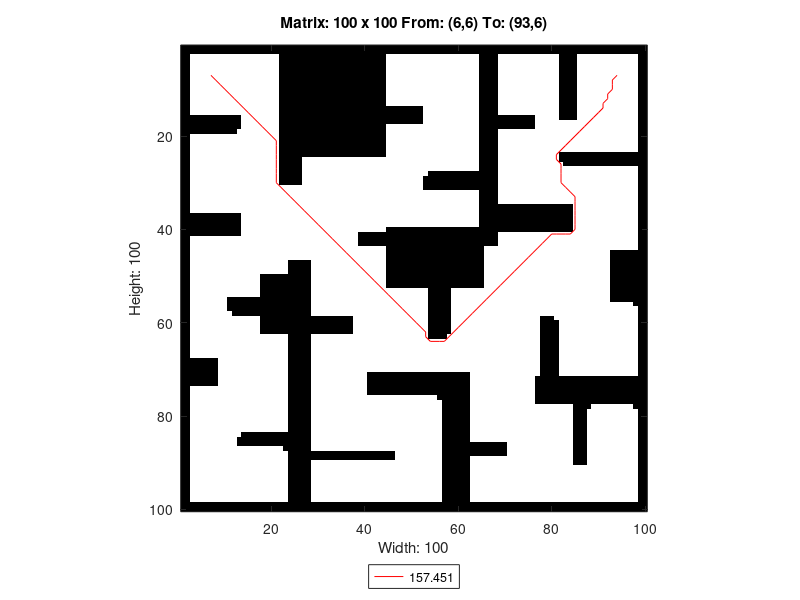

Write the MATLAB code that produced this figure.
A=[0 0 0 0 0 0 0 0 0 0 0 0 0 0 0 0 0 0 0 0 0 0 0 0 0 0 0 0 0 0 0 0 0 0 0 0 0 0 0 0 0 0 0 0 0 0 0 0 0 0 0 0 0 0 0 0 0 0 0 0 0 0 0 0 0 0 0 0 0 0 0 0 0 0 0 0 0 0 0 0 0 0 0 0 0 0 0 0 0 0 0 0 0 0 0 0 0 0 0 0 ;
0 0 0 0 0 0 0 0 0 0 0 0 0 0 0 0 0 0 0 0 0 0 0 0 0 0 0 0 0 0 0 0 0 0 0 0 0 0 0 0 0 0 0 0 0 0 0 0 0 0 0 0 0 0 0 0 0 0 0 0 0 0 0 0 0 0 0 0 0 0 0 0 0 0 0 0 0 0 0 0 0 0 0 0 0 0 0 0 0 0 0 0 0 0 0 0 0 0 0 0 ;
0 0 1 1 1 1 1 1 1 1 1 1 1 1 1 1 1 1 1 1 1 0 0 0 0 0 0 0 0 0 0 0 0 0 0 0 0 0 0 0 0 0 0 0 1 1 1 1 1 1 1 1 1 1 1 1 1 1 1 1 1 1 1 1 0 0 0 0 1 1 1 1 1 1 1 1 1 1 1 1 1 0 0 0 0 1 1 1 1 1 1 1 1 1 1 1 1 1 0 0 ;
0 0 1 1 1 1 1 1 1 1 1 1 1 1 1 1 1 1 1 1 1 0 0 0 0 0 0 0 0 0 0 0 0 0 0 0 0 0 0 0 0 0 0 0 1 1 1 1 1 1 1 1 1 1 1 1 1 1 1 1 1 1 1 1 0 0 0 0 1 1 1 1 1 1 1 1 1 1 1 1 1 0 0 0 0 1 1 1 1 1 1 1 1 1 1 1 1 1 0 0 ;
0 0 1 1 1 1 1 1 1 1 1 1 1 1 1 1 1 1 1 1 1 0 0 0 0 0 0 0 0 0 0 0 0 0 0 0 0 0 0 0 0 0 0 0 1 1 1 1 1 1 1 1 1 1 1 1 1 1 1 1 1 1 1 1 0 0 0 0 1 1 1 1 1 1 1 1 1 1 1 1 1 0 0 0 0 1 1 1 1 1 1 1 1 1 1 1 1 1 0 0 ;
0 0 1 1 1 1 1 1 1 1 1 1 1 1 1 1 1 1 1 1 1 0 0 0 0 0 0 0 0 0 0 0 0 0 0 0 0 0 0 0 0 0 0 0 1 1 1 1 1 1 1 1 1 1 1 1 1 1 1 1 1 1 1 1 0 0 0 0 1 1 1 1 1 1 1 1 1 1 1 1 1 0 0 0 0 1 1 1 1 1 1 1 1 1 1 1 1 1 0 0 ;
0 0 1 1 1 1 1 1 1 1 1 1 1 1 1 1 1 1 1 1 1 0 0 0 0 0 0 0 0 0 0 0 0 0 0 0 0 0 0 0 0 0 0 0 1 1 1 1 1 1 1 1 1 1 1 1 1 1 1 1 1 1 1 1 0 0 0 0 1 1 1 1 1 1 1 1 1 1 1 1 1 0 0 0 0 1 1 1 1 1 1 1 1 1 1 1 1 1 0 0 ;
0 0 1 1 1 1 1 1 1 1 1 1 1 1 1 1 1 1 1 1 1 0 0 0 0 0 0 0 0 0 0 0 0 0 0 0 0 0 0 0 0 0 0 0 1 1 1 1 1 1 1 1 1 1 1 1 1 1 1 1 1 1 1 1 0 0 0 0 1 1 1 1 1 1 1 1 1 1 1 1 1 0 0 0 0 1 1 1 1 1 1 1 1 1 1 1 1 1 0 0 ;
0 0 1 1 1 1 1 1 1 1 1 1 1 1 1 1 1 1 1 1 1 0 0 0 0 0 0 0 0 0 0 0 0 0 0 0 0 0 0 0 0 0 0 0 1 1 1 1 1 1 1 1 1 1 1 1 1 1 1 1 1 1 1 1 0 0 0 0 1 1 1 1 1 1 1 1 1 1 1 1 1 0 0 0 0 1 1 1 1 1 1 1 1 1 1 1 1 1 0 0 ;
0 0 1 1 1 1 1 1 1 1 1 1 1 1 1 1 1 1 1 1 1 0 0 0 0 0 0 0 0 0 0 0 0 0 0 0 0 0 0 0 0 0 0 0 1 1 1 1 1 1 1 1 1 1 1 1 1 1 1 1 1 1 1 1 0 0 0 0 1 1 1 1 1 1 1 1 1 1 1 1 1 0 0 0 0 1 1 1 1 1 1 1 1 1 1 1 1 1 0 0 ;
0 0 1 1 1 1 1 1 1 1 1 1 1 1 1 1 1 1 1 1 1 0 0 0 0 0 0 0 0 0 0 0 0 0 0 0 0 0 0 0 0 0 0 0 1 1 1 1 1 1 1 1 1 1 1 1 1 1 1 1 1 1 1 1 0 0 0 0 1 1 1 1 1 1 1 1 1 1 1 1 1 0 0 0 0 1 1 1 1 1 1 1 1 1 1 1 1 1 0 0 ;
0 0 1 1 1 1 1 1 1 1 1 1 1 1 1 1 1 1 1 1 1 0 0 0 0 0 0 0 0 0 0 0 0 0 0 0 0 0 0 0 0 0 0 0 1 1 1 1 1 1 1 1 1 1 1 1 1 1 1 1 1 1 1 1 0 0 0 0 1 1 1 1 1 1 1 1 1 1 1 1 1 0 0 0 0 1 1 1 1 1 1 1 1 1 1 1 1 1 0 0 ;
0 0 1 1 1 1 1 1 1 1 1 1 1 1 1 1 1 1 1 1 1 0 0 0 0 0 0 0 0 0 0 0 0 0 0 0 0 0 0 0 0 0 0 0 1 1 1 1 1 1 1 1 1 1 1 1 1 1 1 1 1 1 1 1 0 0 0 0 1 1 1 1 1 1 1 1 1 1 1 1 1 0 0 0 0 1 1 1 1 1 1 1 1 1 1 1 1 1 0 0 ;
0 0 1 1 1 1 1 1 1 1 1 1 1 1 1 1 1 1 1 1 1 0 0 0 0 0 0 0 0 0 0 0 0 0 0 0 0 0 0 0 0 0 0 0 0 0 0 0 0 0 0 0 1 1 1 1 1 1 1 1 1 1 1 1 0 0 0 0 1 1 1 1 1 1 1 1 1 1 1 1 1 0 0 0 0 1 1 1 1 1 1 1 1 1 1 1 1 1 0 0 ;
0 0 1 1 1 1 1 1 1 1 1 1 1 1 1 1 1 1 1 1 1 0 0 0 0 0 0 0 0 0 0 0 0 0 0 0 0 0 0 0 0 0 0 0 0 0 0 0 0 0 0 0 1 1 1 1 1 1 1 1 1 1 1 1 0 0 0 0 1 1 1 1 1 1 1 1 1 1 1 1 1 0 0 0 0 1 1 1 1 1 1 1 1 1 1 1 1 1 0 0 ;
0 0 0 0 0 0 0 0 0 0 0 0 0 1 1 1 1 1 1 1 1 0 0 0 0 0 0 0 0 0 0 0 0 0 0 0 0 0 0 0 0 0 0 0 0 0 0 0 0 0 0 0 1 1 1 1 1 1 1 1 1 1 1 1 0 0 0 0 0 0 0 0 0 0 0 0 1 1 1 1 1 0 0 0 0 1 1 1 1 1 1 1 1 1 1 1 1 1 0 0 ;
0 0 0 0 0 0 0 0 0 0 0 0 0 1 1 1 1 1 1 1 1 0 0 0 0 0 0 0 0 0 0 0 0 0 0 0 0 0 0 0 0 0 0 0 0 0 0 0 0 0 0 0 1 1 1 1 1 1 1 1 1 1 1 1 0 0 0 0 0 0 0 0 0 0 0 0 1 1 1 1 1 1 1 1 1 1 1 1 1 1 1 1 1 1 1 1 1 1 0 0 ;
0 0 0 0 0 0 0 0 0 0 0 0 0 1 1 1 1 1 1 1 1 0 0 0 0 0 0 0 0 0 0 0 0 0 0 0 0 0 0 0 0 0 0 0 1 1 1 1 1 1 1 1 1 1 1 1 1 1 1 1 1 1 1 1 0 0 0 0 0 0 0 0 0 0 0 0 1 1 1 1 1 1 1 1 1 1 1 1 1 1 1 1 1 1 1 1 1 1 0 0 ;
0 0 0 0 0 0 0 0 0 0 0 0 1 1 1 1 1 1 1 1 1 0 0 0 0 0 0 0 0 0 0 0 0 0 0 0 0 0 0 0 0 0 0 0 1 1 1 1 1 1 1 1 1 1 1 1 1 1 1 1 1 1 1 1 0 0 0 0 1 1 1 1 1 1 1 1 1 1 1 1 1 1 1 1 1 1 1 1 1 1 1 1 1 1 1 1 1 1 0 0 ;
0 0 1 1 1 1 1 1 1 1 1 1 1 1 1 1 1 1 1 1 1 0 0 0 0 0 0 0 0 0 0 0 0 0 0 0 0 0 0 0 0 0 0 0 1 1 1 1 1 1 1 1 1 1 1 1 1 1 1 1 1 1 1 1 0 0 0 0 1 1 1 1 1 1 1 1 1 1 1 1 1 1 1 1 1 1 1 1 1 1 1 1 1 1 1 1 1 1 0 0 ;
0 0 1 1 1 1 1 1 1 1 1 1 1 1 1 1 1 1 1 1 1 0 0 0 0 0 0 0 0 0 0 0 0 0 0 0 0 0 0 0 0 0 0 0 1 1 1 1 1 1 1 1 1 1 1 1 1 1 1 1 1 1 1 1 0 0 0 0 1 1 1 1 1 1 1 1 1 1 1 1 1 1 1 1 1 1 1 1 1 1 1 1 1 1 1 1 1 1 0 0 ;
0 0 1 1 1 1 1 1 1 1 1 1 1 1 1 1 1 1 1 1 1 0 0 0 0 0 0 0 0 0 0 0 0 0 0 0 0 0 0 0 0 0 0 0 1 1 1 1 1 1 1 1 1 1 1 1 1 1 1 1 1 1 1 1 0 0 0 0 1 1 1 1 1 1 1 1 1 1 1 1 1 1 1 1 1 1 1 1 1 1 1 1 1 1 1 1 1 1 0 0 ;
0 0 1 1 1 1 1 1 1 1 1 1 1 1 1 1 1 1 1 1 1 0 0 0 0 0 0 0 0 0 0 0 0 0 0 0 0 0 0 0 0 0 0 0 1 1 1 1 1 1 1 1 1 1 1 1 1 1 1 1 1 1 1 1 0 0 0 0 1 1 1 1 1 1 1 1 1 1 1 1 1 1 1 1 1 1 1 1 1 1 1 1 1 1 1 1 1 1 0 0 ;
0 0 1 1 1 1 1 1 1 1 1 1 1 1 1 1 1 1 1 1 1 0 0 0 0 0 0 0 0 0 0 0 0 0 0 0 0 0 0 0 0 0 0 0 1 1 1 1 1 1 1 1 1 1 1 1 1 1 1 1 1 1 1 1 0 0 0 0 1 1 1 1 1 1 1 1 1 1 1 1 1 0 0 0 0 0 0 0 0 0 0 0 0 0 0 0 0 0 0 0 ;
0 0 1 1 1 1 1 1 1 1 1 1 1 1 1 1 1 1 1 1 1 0 0 0 0 0 1 1 1 1 1 1 1 1 1 1 1 1 1 1 1 1 1 1 1 1 1 1 1 1 1 1 1 1 1 1 1 1 1 1 1 1 1 1 0 0 0 0 1 1 1 1 1 1 1 1 1 1 1 1 1 0 0 0 0 0 0 0 0 0 0 0 0 0 0 0 0 0 0 0 ;
0 0 1 1 1 1 1 1 1 1 1 1 1 1 1 1 1 1 1 1 1 0 0 0 0 0 1 1 1 1 1 1 1 1 1 1 1 1 1 1 1 1 1 1 1 1 1 1 1 1 1 1 1 1 1 1 1 1 1 1 1 1 1 1 0 0 0 0 1 1 1 1 1 1 1 1 1 1 1 1 1 1 0 0 0 0 0 0 0 0 0 0 0 0 0 0 0 0 0 0 ;
0 0 1 1 1 1 1 1 1 1 1 1 1 1 1 1 1 1 1 1 1 0 0 0 0 0 1 1 1 1 1 1 1 1 1 1 1 1 1 1 1 1 1 1 1 1 1 1 1 1 1 1 1 1 1 1 1 1 1 1 1 1 1 1 0 0 0 0 1 1 1 1 1 1 1 1 1 1 1 1 1 1 1 1 1 1 1 1 1 1 1 1 1 1 1 1 1 1 0 0 ;
0 0 1 1 1 1 1 1 1 1 1 1 1 1 1 1 1 1 1 1 1 0 0 0 0 0 1 1 1 1 1 1 1 1 1 1 1 1 1 1 1 1 1 1 1 1 1 1 1 1 1 1 1 0 0 0 0 0 0 0 0 0 0 0 0 0 0 0 1 1 1 1 1 1 1 1 1 1 1 1 1 1 1 1 1 1 1 1 1 1 1 1 1 1 1 1 1 1 0 0 ;
0 0 1 1 1 1 1 1 1 1 1 1 1 1 1 1 1 1 1 1 1 0 0 0 0 0 1 1 1 1 1 1 1 1 1 1 1 1 1 1 1 1 1 1 1 1 1 1 1 1 1 1 0 0 0 0 0 0 0 0 0 0 0 0 0 0 0 0 1 1 1 1 1 1 1 1 1 1 1 1 1 1 1 1 1 1 1 1 1 1 1 1 1 1 1 1 1 1 0 0 ;
0 0 1 1 1 1 1 1 1 1 1 1 1 1 1 1 1 1 1 1 1 0 0 0 0 0 1 1 1 1 1 1 1 1 1 1 1 1 1 1 1 1 1 1 1 1 1 1 1 1 1 1 0 0 0 0 0 0 0 0 0 0 0 0 0 0 0 0 1 1 1 1 1 1 1 1 1 1 1 1 1 1 1 1 1 1 1 1 1 1 1 1 1 1 1 1 1 1 0 0 ;
0 0 1 1 1 1 1 1 1 1 1 1 1 1 1 1 1 1 1 1 1 1 1 1 1 1 1 1 1 1 1 1 1 1 1 1 1 1 1 1 1 1 1 1 1 1 1 1 1 1 1 1 0 0 0 0 0 0 0 0 0 0 0 0 0 0 0 0 1 1 1 1 1 1 1 1 1 1 1 1 1 1 1 1 1 1 1 1 1 1 1 1 1 1 1 1 1 1 0 0 ;
0 0 1 1 1 1 1 1 1 1 1 1 1 1 1 1 1 1 1 1 1 1 1 1 1 1 1 1 1 1 1 1 1 1 1 1 1 1 1 1 1 1 1 1 1 1 1 1 1 1 1 1 1 1 1 1 1 1 1 1 1 1 1 1 0 0 0 0 1 1 1 1 1 1 1 1 1 1 1 1 1 1 1 1 1 1 1 1 1 1 1 1 1 1 1 1 1 1 0 0 ;
0 0 1 1 1 1 1 1 1 1 1 1 1 1 1 1 1 1 1 1 1 1 1 1 1 1 1 1 1 1 1 1 1 1 1 1 1 1 1 1 1 1 1 1 1 1 1 1 1 1 1 1 1 1 1 1 1 1 1 1 1 1 1 1 0 0 0 0 1 1 1 1 1 1 1 1 1 1 1 1 1 1 1 1 1 1 1 1 1 1 1 1 1 1 1 1 1 1 0 0 ;
0 0 1 1 1 1 1 1 1 1 1 1 1 1 1 1 1 1 1 1 1 1 1 1 1 1 1 1 1 1 1 1 1 1 1 1 1 1 1 1 1 1 1 1 1 1 1 1 1 1 1 1 1 1 1 1 1 1 1 1 1 1 1 1 0 0 0 0 1 1 1 1 1 1 1 1 1 1 1 1 1 1 1 1 1 1 1 1 1 1 1 1 1 1 1 1 1 1 0 0 ;
0 0 1 1 1 1 1 1 1 1 1 1 1 1 1 1 1 1 1 1 1 1 1 1 1 1 1 1 1 1 1 1 1 1 1 1 1 1 1 1 1 1 1 1 1 1 1 1 1 1 1 1 1 1 1 1 1 1 1 1 1 1 1 1 0 0 0 0 0 0 0 0 0 0 0 0 0 0 0 0 0 0 0 0 1 1 1 1 1 1 1 1 1 1 1 1 1 1 0 0 ;
0 0 1 1 1 1 1 1 1 1 1 1 1 1 1 1 1 1 1 1 1 1 1 1 1 1 1 1 1 1 1 1 1 1 1 1 1 1 1 1 1 1 1 1 1 1 1 1 1 1 1 1 1 1 1 1 1 1 1 1 1 1 1 1 0 0 0 0 0 0 0 0 0 0 0 0 0 0 0 0 0 0 0 0 1 1 1 1 1 1 1 1 1 1 1 1 1 1 0 0 ;
0 0 0 0 0 0 0 0 0 0 0 0 0 1 1 1 1 1 1 1 1 1 1 1 1 1 1 1 1 1 1 1 1 1 1 1 1 1 1 1 1 1 1 1 1 1 1 1 1 1 1 1 1 1 1 1 1 1 1 1 1 1 1 1 0 0 0 0 0 0 0 0 0 0 0 0 0 0 0 0 0 0 0 0 1 1 1 1 1 1 1 1 1 1 1 1 1 1 0 0 ;
0 0 0 0 0 0 0 0 0 0 0 0 0 1 1 1 1 1 1 1 1 1 1 1 1 1 1 1 1 1 1 1 1 1 1 1 1 1 1 1 1 1 1 1 1 1 1 1 1 1 1 1 1 1 1 1 1 1 1 1 1 1 1 1 0 0 0 0 0 0 0 0 0 0 0 0 0 0 0 0 0 0 0 0 1 1 1 1 1 1 1 1 1 1 1 1 1 1 0 0 ;
0 0 0 0 0 0 0 0 0 0 0 0 0 1 1 1 1 1 1 1 1 1 1 1 1 1 1 1 1 1 1 1 1 1 1 1 1 1 1 1 1 1 1 1 1 1 1 1 1 1 1 1 1 1 1 1 1 1 1 1 1 1 1 1 0 0 0 0 0 0 0 0 0 0 0 0 0 0 0 0 0 0 0 0 1 1 1 1 1 1 1 1 1 1 1 1 1 1 0 0 ;
0 0 0 0 0 0 0 0 0 0 0 0 0 1 1 1 1 1 1 1 1 1 1 1 1 1 1 1 1 1 1 1 1 1 1 1 1 1 1 1 1 1 1 1 0 0 0 0 0 0 0 0 0 0 0 0 0 0 0 0 0 0 0 0 0 0 0 0 0 0 0 0 0 0 0 0 0 0 0 0 0 0 0 0 1 1 1 1 1 1 1 1 1 1 1 1 1 1 0 0 ;
0 0 0 0 0 0 0 0 0 0 0 0 0 1 1 1 1 1 1 1 1 1 1 1 1 1 1 1 1 1 1 1 1 1 1 1 1 1 0 0 0 0 0 0 0 0 0 0 0 0 0 0 0 0 0 0 0 0 0 0 0 0 0 0 0 0 0 0 1 1 1 1 1 1 1 1 1 1 1 1 1 1 1 1 1 1 1 1 1 1 1 1 1 1 1 1 1 1 0 0 ;
0 0 1 1 1 1 1 1 1 1 1 1 1 1 1 1 1 1 1 1 1 1 1 1 1 1 1 1 1 1 1 1 1 1 1 1 1 1 0 0 0 0 0 0 0 0 0 0 0 0 0 0 0 0 0 0 0 0 0 0 0 0 0 0 0 0 0 0 1 1 1 1 1 1 1 1 1 1 1 1 1 1 1 1 1 1 1 1 1 1 1 1 1 1 1 1 1 1 0 0 ;
0 0 1 1 1 1 1 1 1 1 1 1 1 1 1 1 1 1 1 1 1 1 1 1 1 1 1 1 1 1 1 1 1 1 1 1 1 1 0 0 0 0 0 0 0 0 0 0 0 0 0 0 0 0 0 0 0 0 0 0 0 0 0 0 0 0 0 0 1 1 1 1 1 1 1 1 1 1 1 1 1 1 1 1 1 1 1 1 1 1 1 1 1 1 1 1 1 1 0 0 ;
0 0 1 1 1 1 1 1 1 1 1 1 1 1 1 1 1 1 1 1 1 1 1 1 1 1 1 1 1 1 1 1 1 1 1 1 1 1 1 1 1 1 1 1 0 0 0 0 0 0 0 0 0 0 0 0 0 0 0 0 0 0 0 0 0 1 1 1 1 1 1 1 1 1 1 1 1 1 1 1 1 1 1 1 1 1 1 1 1 1 1 1 1 1 1 1 1 1 0 0 ;
0 0 1 1 1 1 1 1 1 1 1 1 1 1 1 1 1 1 1 1 1 1 1 1 1 1 1 1 1 1 1 1 1 1 1 1 1 1 1 1 1 1 1 1 0 0 0 0 0 0 0 0 0 0 0 0 0 0 0 0 0 0 0 0 0 1 1 1 1 1 1 1 1 1 1 1 1 1 1 1 1 1 1 1 1 1 1 1 1 1 1 1 0 0 0 0 0 0 0 0 ;
0 0 1 1 1 1 1 1 1 1 1 1 1 1 1 1 1 1 1 1 1 1 1 1 1 1 1 1 1 1 1 1 1 1 1 1 1 1 1 1 1 1 1 1 0 0 0 0 0 0 0 0 0 0 0 0 0 0 0 0 0 0 0 0 0 1 1 1 1 1 1 1 1 1 1 1 1 1 1 1 1 1 1 1 1 1 1 1 1 1 1 1 0 0 0 0 0 0 0 0 ;
0 0 1 1 1 1 1 1 1 1 1 1 1 1 1 1 1 1 1 1 1 1 1 0 0 0 0 0 1 1 1 1 1 1 1 1 1 1 1 1 1 1 1 1 0 0 0 0 0 0 0 0 0 0 0 0 0 0 0 0 0 0 0 0 0 1 1 1 1 1 1 1 1 1 1 1 1 1 1 1 1 1 1 1 1 1 1 1 1 1 1 1 0 0 0 0 0 0 0 0 ;
0 0 1 1 1 1 1 1 1 1 1 1 1 1 1 1 1 1 1 1 1 1 1 0 0 0 0 0 1 1 1 1 1 1 1 1 1 1 1 1 1 1 1 1 0 0 0 0 0 0 0 0 0 0 0 0 0 0 0 0 0 0 0 0 0 1 1 1 1 1 1 1 1 1 1 1 1 1 1 1 1 1 1 1 1 1 1 1 1 1 1 1 0 0 0 0 0 0 0 0 ;
0 0 1 1 1 1 1 1 1 1 1 1 1 1 1 1 1 1 1 1 1 1 1 0 0 0 0 0 1 1 1 1 1 1 1 1 1 1 1 1 1 1 1 1 0 0 0 0 0 0 0 0 0 0 0 0 0 0 0 0 0 0 0 0 0 1 1 1 1 1 1 1 1 1 1 1 1 1 1 1 1 1 1 1 1 1 1 1 1 1 1 1 0 0 0 0 0 0 0 0 ;
0 0 1 1 1 1 1 1 1 1 1 1 1 1 1 1 1 0 0 0 0 0 0 0 0 0 0 0 1 1 1 1 1 1 1 1 1 1 1 1 1 1 1 1 0 0 0 0 0 0 0 0 0 0 0 0 0 0 0 0 0 0 0 0 0 1 1 1 1 1 1 1 1 1 1 1 1 1 1 1 1 1 1 1 1 1 1 1 1 1 1 1 0 0 0 0 0 0 0 0 ;
0 0 1 1 1 1 1 1 1 1 1 1 1 1 1 1 1 0 0 0 0 0 0 0 0 0 0 0 1 1 1 1 1 1 1 1 1 1 1 1 1 1 1 1 0 0 0 0 0 0 0 0 0 0 0 0 0 0 0 0 0 0 0 0 0 1 1 1 1 1 1 1 1 1 1 1 1 1 1 1 1 1 1 1 1 1 1 1 1 1 1 1 0 0 0 0 0 0 0 0 ;
0 0 1 1 1 1 1 1 1 1 1 1 1 1 1 1 1 0 0 0 0 0 0 0 0 0 0 0 1 1 1 1 1 1 1 1 1 1 1 1 1 1 1 1 0 0 0 0 0 0 0 0 0 0 0 0 0 0 0 0 0 0 0 0 0 1 1 1 1 1 1 1 1 1 1 1 1 1 1 1 1 1 1 1 1 1 1 1 1 1 1 1 0 0 0 0 0 0 0 0 ;
0 0 1 1 1 1 1 1 1 1 1 1 1 1 1 1 1 0 0 0 0 0 0 0 0 0 0 0 1 1 1 1 1 1 1 1 1 1 1 1 1 1 1 1 1 1 1 1 1 1 1 1 1 0 0 0 0 0 1 1 1 1 1 1 1 1 1 1 1 1 1 1 1 1 1 1 1 1 1 1 1 1 1 1 1 1 1 1 1 1 1 1 0 0 0 0 0 0 0 0 ;
0 0 1 1 1 1 1 1 1 1 1 1 1 1 1 1 1 0 0 0 0 0 0 0 0 0 0 0 1 1 1 1 1 1 1 1 1 1 1 1 1 1 1 1 1 1 1 1 1 1 1 1 1 0 0 0 0 0 1 1 1 1 1 1 1 1 1 1 1 1 1 1 1 1 1 1 1 1 1 1 1 1 1 1 1 1 1 1 1 1 1 1 0 0 0 0 0 0 0 0 ;
0 0 1 1 1 1 1 1 1 1 0 0 0 0 0 0 0 0 0 0 0 0 0 0 0 0 0 0 1 1 1 1 1 1 1 1 1 1 1 1 1 1 1 1 1 1 1 1 1 1 1 1 1 0 0 0 0 0 1 1 1 1 1 1 1 1 1 1 1 1 1 1 1 1 1 1 1 1 1 1 1 1 1 1 1 1 1 1 1 1 1 1 0 0 0 0 0 0 0 0 ;
0 0 1 1 1 1 1 1 1 1 0 0 0 0 0 0 0 0 0 0 0 0 0 0 0 0 0 0 1 1 1 1 1 1 1 1 1 1 1 1 1 1 1 1 1 1 1 1 1 1 1 1 1 0 0 0 0 0 1 1 1 1 1 1 1 1 1 1 1 1 1 1 1 1 1 1 1 1 1 1 1 1 1 1 1 1 1 1 1 1 1 1 1 1 1 1 1 0 0 0 ;
0 0 1 1 1 1 1 1 1 1 0 0 0 0 0 0 0 0 0 0 0 0 0 0 0 0 0 0 1 1 1 1 1 1 1 1 1 1 1 1 1 1 1 1 1 1 1 1 1 1 1 1 1 0 0 0 0 0 1 1 1 1 1 1 1 1 1 1 1 1 1 1 1 1 1 1 1 1 1 1 1 1 1 1 1 1 1 1 1 1 1 1 1 1 1 1 1 1 0 0 ;
0 0 1 1 1 1 1 1 1 1 1 0 0 0 0 0 0 0 0 0 0 0 0 0 0 0 0 0 1 1 1 1 1 1 1 1 1 1 1 1 1 1 1 1 1 1 1 1 1 1 1 1 1 0 0 0 0 0 1 1 1 1 1 1 1 1 1 1 1 1 1 1 1 1 1 1 1 1 1 1 1 1 1 1 1 1 1 1 1 1 1 1 1 1 1 1 1 1 0 0 ;
0 0 1 1 1 1 1 1 1 1 1 1 1 1 1 1 1 0 0 0 0 0 0 0 0 0 0 0 0 0 0 0 0 0 0 0 0 1 1 1 1 1 1 1 1 1 1 1 1 1 1 1 1 0 0 0 0 0 1 1 1 1 1 1 1 1 1 1 1 1 1 1 1 1 1 1 1 0 0 0 1 1 1 1 1 1 1 1 1 1 1 1 1 1 1 1 1 1 0 0 ;
0 0 1 1 1 1 1 1 1 1 1 1 1 1 1 1 1 0 0 0 0 0 0 0 0 0 0 0 0 0 0 0 0 0 0 0 0 1 1 1 1 1 1 1 1 1 1 1 1 1 1 1 1 0 0 0 0 0 1 1 1 1 1 1 1 1 1 1 1 1 1 1 1 1 1 1 1 0 0 0 0 1 1 1 1 1 1 1 1 1 1 1 1 1 1 1 1 1 0 0 ;
0 0 1 1 1 1 1 1 1 1 1 1 1 1 1 1 1 0 0 0 0 0 0 0 0 0 0 0 0 0 0 0 0 0 0 0 0 1 1 1 1 1 1 1 1 1 1 1 1 1 1 1 1 0 0 0 0 0 1 1 1 1 1 1 1 1 1 1 1 1 1 1 1 1 1 1 1 0 0 0 0 1 1 1 1 1 1 1 1 1 1 1 1 1 1 1 1 1 0 0 ;
0 0 1 1 1 1 1 1 1 1 1 1 1 1 1 1 1 0 0 0 0 0 0 0 0 0 0 0 0 0 0 0 0 0 0 0 0 1 1 1 1 1 1 1 1 1 1 1 1 1 1 1 1 0 0 0 0 0 1 1 1 1 1 1 1 1 1 1 1 1 1 1 1 1 1 1 1 0 0 0 0 1 1 1 1 1 1 1 1 1 1 1 1 1 1 1 1 1 0 0 ;
0 0 1 1 1 1 1 1 1 1 1 1 1 1 1 1 1 1 1 1 1 1 1 0 0 0 0 0 1 1 1 1 1 1 1 1 1 1 1 1 1 1 1 1 1 1 1 1 1 1 1 1 1 0 0 0 0 1 1 1 1 1 1 1 1 1 1 1 1 1 1 1 1 1 1 1 1 0 0 0 0 1 1 1 1 1 1 1 1 1 1 1 1 1 1 1 1 1 0 0 ;
0 0 1 1 1 1 1 1 1 1 1 1 1 1 1 1 1 1 1 1 1 1 1 0 0 0 0 0 1 1 1 1 1 1 1 1 1 1 1 1 1 1 1 1 1 1 1 1 1 1 1 1 1 1 1 1 1 1 1 1 1 1 1 1 1 1 1 1 1 1 1 1 1 1 1 1 1 0 0 0 0 1 1 1 1 1 1 1 1 1 1 1 1 1 1 1 1 1 0 0 ;
0 0 1 1 1 1 1 1 1 1 1 1 1 1 1 1 1 1 1 1 1 1 1 0 0 0 0 0 1 1 1 1 1 1 1 1 1 1 1 1 1 1 1 1 1 1 1 1 1 1 1 1 1 1 1 1 1 1 1 1 1 1 1 1 1 1 1 1 1 1 1 1 1 1 1 1 1 0 0 0 0 1 1 1 1 1 1 1 1 1 1 1 1 1 1 1 1 1 0 0 ;
0 0 1 1 1 1 1 1 1 1 1 1 1 1 1 1 1 1 1 1 1 1 1 0 0 0 0 0 1 1 1 1 1 1 1 1 1 1 1 1 1 1 1 1 1 1 1 1 1 1 1 1 1 1 1 1 1 1 1 1 1 1 1 1 1 1 1 1 1 1 1 1 1 1 1 1 1 0 0 0 0 1 1 1 1 1 1 1 1 1 1 1 1 1 1 1 1 1 0 0 ;
0 0 1 1 1 1 1 1 1 1 1 1 1 1 1 1 1 1 1 1 1 1 1 0 0 0 0 0 1 1 1 1 1 1 1 1 1 1 1 1 1 1 1 1 1 1 1 1 1 1 1 1 1 1 1 1 1 1 1 1 1 1 1 1 1 1 1 1 1 1 1 1 1 1 1 1 1 0 0 0 0 1 1 1 1 1 1 1 1 1 1 1 1 1 1 1 1 1 0 0 ;
0 0 0 0 0 0 0 0 1 1 1 1 1 1 1 1 1 1 1 1 1 1 1 0 0 0 0 0 1 1 1 1 1 1 1 1 1 1 1 1 1 1 1 1 1 1 1 1 1 1 1 1 1 1 1 1 1 1 1 1 1 1 1 1 1 1 1 1 1 1 1 1 1 1 1 1 1 0 0 0 0 1 1 1 1 1 1 1 1 1 1 1 1 1 1 1 1 1 0 0 ;
0 0 0 0 0 0 0 0 1 1 1 1 1 1 1 1 1 1 1 1 1 1 1 0 0 0 0 0 1 1 1 1 1 1 1 1 1 1 1 1 1 1 1 1 1 1 1 1 1 1 1 1 1 1 1 1 1 1 1 1 1 1 1 1 1 1 1 1 1 1 1 1 1 1 1 1 1 0 0 0 0 1 1 1 1 1 1 1 1 1 1 1 1 1 1 1 1 1 0 0 ;
0 0 0 0 0 0 0 0 1 1 1 1 1 1 1 1 1 1 1 1 1 1 1 0 0 0 0 0 1 1 1 1 1 1 1 1 1 1 1 1 1 1 1 1 1 1 1 1 1 1 1 1 1 1 1 1 1 1 1 1 1 1 1 1 1 1 1 1 1 1 1 1 1 1 1 1 1 0 0 0 0 1 1 1 1 1 1 1 1 1 1 1 1 1 1 1 1 1 0 0 ;
0 0 0 0 0 0 0 0 1 1 1 1 1 1 1 1 1 1 1 1 1 1 1 0 0 0 0 0 1 1 1 1 1 1 1 1 1 1 1 1 0 0 0 0 0 0 0 0 0 0 0 0 0 0 0 0 0 0 0 0 0 0 1 1 1 1 1 1 1 1 1 1 1 1 1 1 1 0 0 0 0 1 1 1 1 1 1 1 1 1 1 1 1 1 1 1 1 1 0 0 ;
0 0 0 0 0 0 0 0 1 1 1 1 1 1 1 1 1 1 1 1 1 1 1 0 0 0 0 0 1 1 1 1 1 1 1 1 1 1 1 1 0 0 0 0 0 0 0 0 0 0 0 0 0 0 0 0 0 0 0 0 0 0 1 1 1 1 1 1 1 1 1 1 1 1 1 1 0 0 0 0 0 0 0 0 0 0 0 0 0 0 0 0 0 0 0 0 0 0 0 0 ;
0 0 0 0 0 0 0 0 1 1 1 1 1 1 1 1 1 1 1 1 1 1 1 0 0 0 0 0 1 1 1 1 1 1 1 1 1 1 1 1 0 0 0 0 0 0 0 0 0 0 0 0 0 0 0 0 0 0 0 0 0 0 1 1 1 1 1 1 1 1 1 1 1 1 1 1 0 0 0 0 0 0 0 0 0 0 0 0 0 0 0 0 0 0 0 0 0 0 0 0 ;
0 0 1 1 1 1 1 1 1 1 1 1 1 1 1 1 1 1 1 1 1 1 1 0 0 0 0 0 1 1 1 1 1 1 1 1 1 1 1 1 0 0 0 0 0 0 0 0 0 0 0 0 0 0 0 0 0 0 0 0 0 0 1 1 1 1 1 1 1 1 1 1 1 1 1 1 0 0 0 0 0 0 0 0 0 0 0 0 0 0 0 0 0 0 0 0 0 0 0 0 ;
0 0 1 1 1 1 1 1 1 1 1 1 1 1 1 1 1 1 1 1 1 1 1 0 0 0 0 0 1 1 1 1 1 1 1 1 1 1 1 1 0 0 0 0 0 0 0 0 0 0 0 0 0 0 0 0 0 0 0 0 0 0 1 1 1 1 1 1 1 1 1 1 1 1 1 1 0 0 0 0 0 0 0 0 0 0 0 0 0 0 0 0 0 0 0 0 0 0 0 0 ;
0 0 1 1 1 1 1 1 1 1 1 1 1 1 1 1 1 1 1 1 1 1 1 0 0 0 0 0 1 1 1 1 1 1 1 1 1 1 1 1 1 1 1 1 1 1 1 1 1 1 1 1 1 1 1 0 0 0 0 0 0 0 1 1 1 1 1 1 1 1 1 1 1 1 1 1 0 0 0 0 0 0 0 0 0 0 0 0 0 0 0 0 0 0 0 0 0 0 0 0 ;
0 0 1 1 1 1 1 1 1 1 1 1 1 1 1 1 1 1 1 1 1 1 1 0 0 0 0 0 1 1 1 1 1 1 1 1 1 1 1 1 1 1 1 1 1 1 1 1 1 1 1 1 1 1 1 1 0 0 0 0 0 0 1 1 1 1 1 1 1 1 1 1 1 1 1 1 0 0 0 0 0 0 0 0 0 0 0 0 0 0 0 0 0 0 0 0 0 0 0 0 ;
0 0 1 1 1 1 1 1 1 1 1 1 1 1 1 1 1 1 1 1 1 1 1 0 0 0 0 0 1 1 1 1 1 1 1 1 1 1 1 1 1 1 1 1 1 1 1 1 1 1 1 1 1 1 1 1 0 0 0 0 0 0 1 1 1 1 1 1 1 1 1 1 1 1 1 1 1 1 1 1 1 1 1 1 0 0 0 0 1 1 1 1 1 1 1 1 1 0 0 0 ;
0 0 1 1 1 1 1 1 1 1 1 1 1 1 1 1 1 1 1 1 1 1 1 0 0 0 0 0 1 1 1 1 1 1 1 1 1 1 1 1 1 1 1 1 1 1 1 1 1 1 1 1 1 1 1 1 0 0 0 0 0 0 1 1 1 1 1 1 1 1 1 1 1 1 1 1 1 1 1 1 1 1 1 1 0 0 0 1 1 1 1 1 1 1 1 1 1 1 0 0 ;
0 0 1 1 1 1 1 1 1 1 1 1 1 1 1 1 1 1 1 1 1 1 1 0 0 0 0 0 1 1 1 1 1 1 1 1 1 1 1 1 1 1 1 1 1 1 1 1 1 1 1 1 1 1 1 1 0 0 0 0 0 0 1 1 1 1 1 1 1 1 1 1 1 1 1 1 1 1 1 1 1 1 1 1 0 0 0 1 1 1 1 1 1 1 1 1 1 1 0 0 ;
0 0 1 1 1 1 1 1 1 1 1 1 1 1 1 1 1 1 1 1 1 1 1 0 0 0 0 0 1 1 1 1 1 1 1 1 1 1 1 1 1 1 1 1 1 1 1 1 1 1 1 1 1 1 1 1 0 0 0 0 0 0 1 1 1 1 1 1 1 1 1 1 1 1 1 1 1 1 1 1 1 1 1 1 0 0 0 1 1 1 1 1 1 1 1 1 1 1 0 0 ;
0 0 1 1 1 1 1 1 1 1 1 1 1 1 1 1 1 1 1 1 1 1 1 0 0 0 0 0 1 1 1 1 1 1 1 1 1 1 1 1 1 1 1 1 1 1 1 1 1 1 1 1 1 1 1 1 0 0 0 0 0 0 1 1 1 1 1 1 1 1 1 1 1 1 1 1 1 1 1 1 1 1 1 1 0 0 0 1 1 1 1 1 1 1 1 1 1 1 0 0 ;
0 0 1 1 1 1 1 1 1 1 1 1 1 1 1 1 1 1 1 1 1 1 1 0 0 0 0 0 1 1 1 1 1 1 1 1 1 1 1 1 1 1 1 1 1 1 1 1 1 1 1 1 1 1 1 1 0 0 0 0 0 0 1 1 1 1 1 1 1 1 1 1 1 1 1 1 1 1 1 1 1 1 1 1 0 0 0 1 1 1 1 1 1 1 1 1 1 1 0 0 ;
0 0 1 1 1 1 1 1 1 1 1 1 1 0 0 0 0 0 0 0 0 0 0 0 0 0 0 0 1 1 1 1 1 1 1 1 1 1 1 1 1 1 1 1 1 1 1 1 1 1 1 1 1 1 1 1 0 0 0 0 0 0 1 1 1 1 1 1 1 1 1 1 1 1 1 1 1 1 1 1 1 1 1 1 0 0 0 1 1 1 1 1 1 1 1 1 1 1 0 0 ;
0 0 1 1 1 1 1 1 1 1 1 1 0 0 0 0 0 0 0 0 0 0 0 0 0 0 0 0 1 1 1 1 1 1 1 1 1 1 1 1 1 1 1 1 1 1 1 1 1 1 1 1 1 1 1 1 0 0 0 0 0 0 1 1 1 1 1 1 1 1 1 1 1 1 1 1 1 1 1 1 1 1 1 1 0 0 0 1 1 1 1 1 1 1 1 1 1 1 0 0 ;
0 0 1 1 1 1 1 1 1 1 1 1 0 0 0 0 0 0 0 0 0 0 0 0 0 0 0 0 1 1 1 1 1 1 1 1 1 1 1 1 1 1 1 1 1 1 1 1 1 1 1 1 1 1 1 1 0 0 0 0 0 0 0 0 0 0 0 0 0 0 1 1 1 1 1 1 1 1 1 1 1 1 1 1 0 0 0 1 1 1 1 1 1 1 1 1 1 1 0 0 ;
0 0 1 1 1 1 1 1 1 1 1 1 1 1 1 1 1 1 1 1 1 1 0 0 0 0 0 0 1 1 1 1 1 1 1 1 1 1 1 1 1 1 1 1 1 1 1 1 1 1 1 1 1 1 1 1 0 0 0 0 0 0 0 0 0 0 0 0 0 0 1 1 1 1 1 1 1 1 1 1 1 1 1 1 0 0 0 1 1 1 1 1 1 1 1 1 1 1 0 0 ;
0 0 1 1 1 1 1 1 1 1 1 1 1 1 1 1 1 1 1 1 1 1 1 0 0 0 0 0 0 0 0 0 0 0 0 0 0 0 0 0 0 0 0 0 0 0 1 1 1 1 1 1 1 1 1 1 0 0 0 0 0 0 0 0 0 0 0 0 0 0 1 1 1 1 1 1 1 1 1 1 1 1 1 1 0 0 0 1 1 1 1 1 1 1 1 1 1 1 0 0 ;
0 0 1 1 1 1 1 1 1 1 1 1 1 1 1 1 1 1 1 1 1 1 1 0 0 0 0 0 0 0 0 0 0 0 0 0 0 0 0 0 0 0 0 0 0 0 1 1 1 1 1 1 1 1 1 1 0 0 0 0 0 0 1 1 1 1 1 1 1 1 1 1 1 1 1 1 1 1 1 1 1 1 1 1 0 0 0 1 1 1 1 1 1 1 1 1 1 1 0 0 ;
0 0 1 1 1 1 1 1 1 1 1 1 1 1 1 1 1 1 1 1 1 1 1 0 0 0 0 0 1 1 1 1 1 1 1 1 1 1 1 1 1 1 1 1 1 1 1 1 1 1 1 1 1 1 1 1 0 0 0 0 0 0 1 1 1 1 1 1 1 1 1 1 1 1 1 1 1 1 1 1 1 1 1 1 0 0 0 1 1 1 1 1 1 1 1 1 1 1 0 0 ;
0 0 1 1 1 1 1 1 1 1 1 1 1 1 1 1 1 1 1 1 1 1 1 0 0 0 0 0 1 1 1 1 1 1 1 1 1 1 1 1 1 1 1 1 1 1 1 1 1 1 1 1 1 1 1 1 0 0 0 0 0 0 1 1 1 1 1 1 1 1 1 1 1 1 1 1 1 1 1 1 1 1 1 1 1 1 1 1 1 1 1 1 1 1 1 1 1 1 0 0 ;
0 0 1 1 1 1 1 1 1 1 1 1 1 1 1 1 1 1 1 1 1 1 1 0 0 0 0 0 1 1 1 1 1 1 1 1 1 1 1 1 1 1 1 1 1 1 1 1 1 1 1 1 1 1 1 1 0 0 0 0 0 0 1 1 1 1 1 1 1 1 1 1 1 1 1 1 1 1 1 1 1 1 1 1 1 1 1 1 1 1 1 1 1 1 1 1 1 1 0 0 ;
0 0 1 1 1 1 1 1 1 1 1 1 1 1 1 1 1 1 1 1 1 1 1 0 0 0 0 0 1 1 1 1 1 1 1 1 1 1 1 1 1 1 1 1 1 1 1 1 1 1 1 1 1 1 1 1 0 0 0 0 0 0 1 1 1 1 1 1 1 1 1 1 1 1 1 1 1 1 1 1 1 1 1 1 1 1 1 1 1 1 1 1 1 1 1 1 1 1 0 0 ;
0 0 1 1 1 1 1 1 1 1 1 1 1 1 1 1 1 1 1 1 1 1 1 0 0 0 0 0 1 1 1 1 1 1 1 1 1 1 1 1 1 1 1 1 1 1 1 1 1 1 1 1 1 1 1 1 0 0 0 0 0 0 1 1 1 1 1 1 1 1 1 1 1 1 1 1 1 1 1 1 1 1 1 1 1 1 1 1 1 1 1 1 1 1 1 1 1 1 0 0 ;
0 0 1 1 1 1 1 1 1 1 1 1 1 1 1 1 1 1 1 1 1 1 1 0 0 0 0 0 1 1 1 1 1 1 1 1 1 1 1 1 1 1 1 1 1 1 1 1 1 1 1 1 1 1 1 1 0 0 0 0 0 0 1 1 1 1 1 1 1 1 1 1 1 1 1 1 1 1 1 1 1 1 1 1 1 1 1 1 1 1 1 1 1 1 1 1 1 1 0 0 ;
0 0 1 1 1 1 1 1 1 1 1 1 1 1 1 1 1 1 1 1 1 1 1 0 0 0 0 0 1 1 1 1 1 1 1 1 1 1 1 1 1 1 1 1 1 1 1 1 1 1 1 1 1 1 1 1 0 0 0 0 0 0 1 1 1 1 1 1 1 1 1 1 1 1 1 1 1 1 1 1 1 1 1 1 1 1 1 1 1 1 1 1 1 1 1 1 1 1 0 0 ;
0 0 1 1 1 1 1 1 1 1 1 1 1 1 1 1 1 1 1 1 1 1 1 0 0 0 0 0 1 1 1 1 1 1 1 1 1 1 1 1 1 1 1 1 1 1 1 1 1 1 1 1 1 1 1 1 0 0 0 0 0 0 1 1 1 1 1 1 1 1 1 1 1 1 1 1 1 1 1 1 1 1 1 1 1 1 1 1 1 1 1 1 1 1 1 1 1 1 0 0 ;
0 0 1 1 1 1 1 1 1 1 1 1 1 1 1 1 1 1 1 1 1 1 1 0 0 0 0 0 1 1 1 1 1 1 1 1 1 1 1 1 1 1 1 1 1 1 1 1 1 1 1 1 1 1 1 1 0 0 0 0 0 0 1 1 1 1 1 1 1 1 1 1 1 1 1 1 1 1 1 1 1 1 1 1 1 1 1 1 1 1 1 1 1 1 1 1 1 1 0 0 ;
0 0 0 0 0 0 0 0 0 0 0 0 0 0 0 0 0 0 0 0 0 0 0 0 0 0 0 0 0 0 0 0 0 0 0 0 0 0 0 0 0 0 0 0 0 0 0 0 0 0 0 0 0 0 0 0 0 0 0 0 0 0 0 0 0 0 0 0 0 0 0 0 0 0 0 0 0 0 0 0 0 0 0 0 0 0 0 0 0 0 0 0 0 0 0 0 0 0 0 0 ;
0 0 0 0 0 0 0 0 0 0 0 0 0 0 0 0 0 0 0 0 0 0 0 0 0 0 0 0 0 0 0 0 0 0 0 0 0 0 0 0 0 0 0 0 0 0 0 0 0 0 0 0 0 0 0 0 0 0 0 0 0 0 0 0 0 0 0 0 0 0 0 0 0 0 0 0 0 0 0 0 0 0 0 0 0 0 0 0 0 0 0 0 0 0 0 0 0 0 0 0 ;
];
imshow(A);
axis on
hold on
title('Matrix: 100 x 100 From: (6,6) To: (93,6)');
xlabel('Width: 100');
ylabel('Height: 100');
X=[94,94,93,93,93,92,92,91,91,90,89,88,87,86,85,84,83,82,81,81,82,82,82,82,82,83,84,85,85,85,85,85,85,85,85,84,83,82,81,80,79,78,77,76,75,74,73,72,71,70,69,68,67,66,65,64,63,62,61,60,59,58,57,56,55,54,53,53,52,51,50,49,48,47,46,45,44,43,42,41,40,39,38,37,36,35,34,33,32,31,30,29,28,27,26,25,24,23,22,21,21,21,21,21,21,21,21,21,21,20,19,18,17,16,15,14,13,12,11,10,9,8,7,7];
Y=-[-7,-7,-8,-9,-10,-11,-12,-13,-14,-15,-16,-17,-18,-19,-20,-21,-22,-23,-24,-25,-26,-27,-28,-29,-30,-31,-32,-33,-34,-35,-36,-37,-38,-39,-40,-41,-41,-41,-41,-41,-42,-43,-44,-45,-46,-47,-48,-49,-50,-51,-52,-53,-54,-55,-56,-57,-58,-59,-60,-61,-62,-63,-64,-64,-64,-64,-63,-62,-61,-60,-59,-58,-57,-56,-55,-54,-53,-52,-51,-50,-49,-48,-47,-46,-45,-44,-43,-42,-41,-40,-39,-38,-37,-36,-35,-34,-33,-32,-31,-30,-29,-28,-27,-26,-25,-24,-23,-22,-21,-20,-19,-18,-17,-16,-15,-14,-13,-12,-11,-10,-9,-8,-7,-7];
hold on;
plot(X,Y,'r');
legend('157.451','Location','southoutside');
